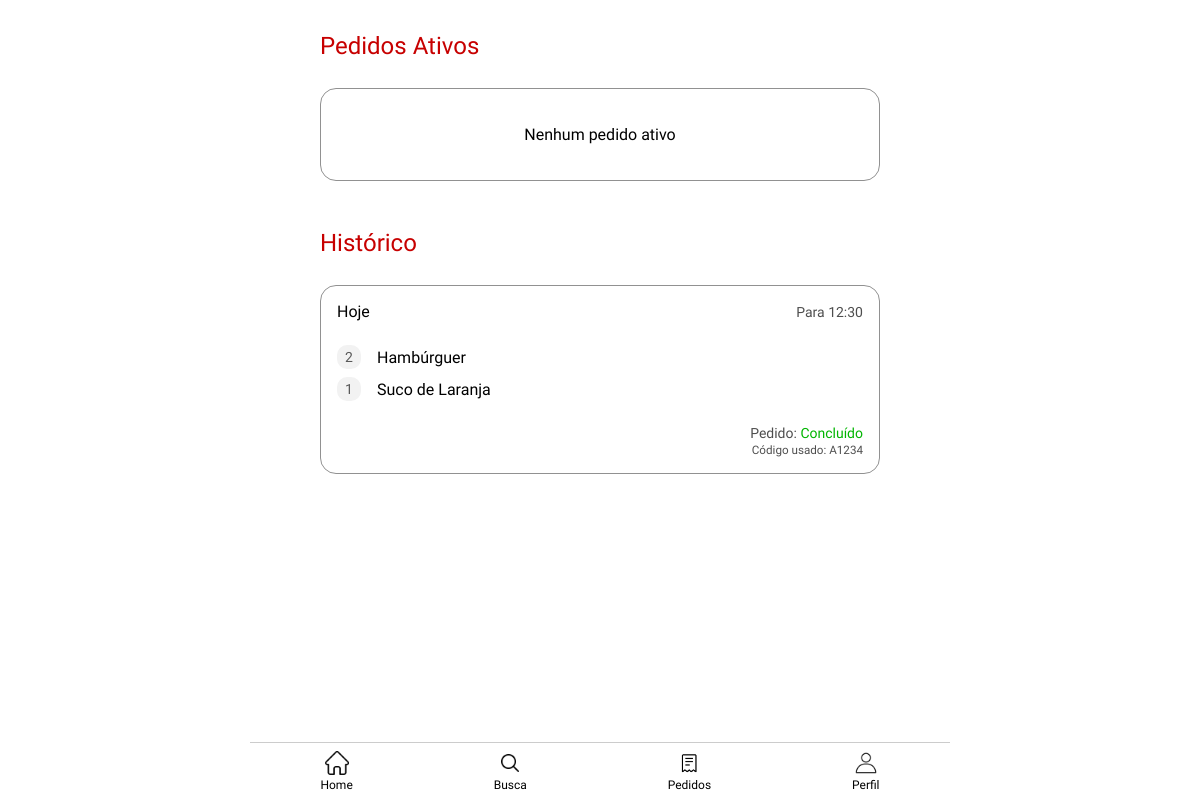
/UserLayer/pedidos.php (signed in), run on the app's committed database.
### tables this page shows
CREATE TABLE Pedidos (
    id_pedido INT AUTO_INCREMENT PRIMARY KEY,
    id_aluno INT NOT NULL,
    status VARCHAR(50) NOT NULL,
    codigo_retirada VARCHAR(20) NOT NULL UNIQUE,
    intervalo INT NOT NULL,
    forma_pagamento VARCHAR(50) NOT NULL,
    created_at DATETIME NOT NULL DEFAULT CURRENT_TIMESTAMP,

    update_by INT NULL, 
    updated_at DATETIME DEFAULT CURRENT_TIMESTAMP ON UPDATE CURRENT_TIMESTAMP,  

    CONSTRAINT fk_pedidos_aluno
        FOREIGN KEY (id_aluno) REFERENCES Alunos(id_aluno)
        ON UPDATE CASCADE
        ON DELETE RESTRICT, 

    CONSTRAINT fk_pedidos_intervalo
        FOREIGN KEY (intervalo) REFERENCES Intervalos(id_intervalo)
        ON UPDATE CASCADE
        ON DELETE RESTRICT
);

CREATE TABLE Intervalos (
    id_intervalo INT AUTO_INCREMENT PRIMARY KEY,
    nome VARCHAR(50) NOT NULL,
    horario_inicio TIME NOT NULL,
    horario_fim TIME NOT NULL,
    
    created_by INT NOT NULL,
    created_at DATETIME NOT NULL DEFAULT CURRENT_TIMESTAMP,

    update_by INT NULL, 
    updated_at DATETIME DEFAULT CURRENT_TIMESTAMP ON UPDATE CURRENT_TIMESTAMP,

    CONSTRAINT fk_intervalos_created_by
        FOREIGN KEY (created_by) REFERENCES Funcionarios(id_funcionario)
        ON UPDATE CASCADE
        ON DELETE RESTRICT,

    CONSTRAINT fk_intervalos_update_by 
        FOREIGN KEY (update_by) REFERENCES Funcionarios(id_funcionario)
        ON UPDATE CASCADE
        ON DELETE SET NULL 
);

### UserLayer/pedidos.php (the view, shortened to what this page needs)
<?php
$pdo = conectar();
$sql = "
    SELECT
        p.id_pedido,
        p.status,
        p.codigo_retirada,
        p.forma_pagamento,
        p.created_at,
        i.horario_inicio,
        GROUP_CONCAT(CONCAT(ip.quantidade, 'x ', pr.nome) SEPARATOR '||') as itens
    FROM pedidos p
    INNER JOIN intervalos i ON p.intervalo = i.id_intervalo
    INNER JOIN itens_pedido ip ON p.id_pedido = ip.id_pedido
    INNER JOIN produtos pr ON ip.id_produto = pr.id_produto
    WHERE p.id_aluno = :id_aluno
    GROUP BY p.id_pedido
    ORDER BY p.created_at DESC
";
$stmt = $pdo->prepare($sql);
$stmt->execute([':id_aluno' => $_SESSION['aluno_id']]);
$pedidos = $stmt->fetchAll(PDO::FETCH_ASSOC);
function formatarStatus($status) {
    $status_map = [
        'pendente' => 'Pendente',
        'confirmado' => 'Confirmado',
        'preparando' => 'Preparando',
        'pronto' => 'Pronto',
        'Concluído' => 'Concluído',
        'cancelado' => 'Cancelado'
    ];
    return $status_map[$status] ?? ucfirst($status);
}
function corStatus($status) {
    switch($status) {
        case 'Concluído': return 'green';
    }
}
$pedidos_ativos = [];
$pedidos_historico = [];
foreach ($pedidos as $pedido) {
    if (in_array($pedido['status'], ['Concluído', 'cancelado'])) {
        $pedidos_historico[] = $pedido;
    } else {
        $pedidos_ativos[] = $pedido;
    }
}
function formatarData($data) {
    $data_obj = new DateTime($data);
    $hoje = new DateTime();
    $ontem = clone $hoje;
    $ontem->modify('-1 day');
    if ($data_obj->format('Y-m-d') === $hoje->format('Y-m-d')) {
        return 'Hoje';
    } elseif ($data_obj->format('Y-m-d') === $ontem->format('Y-m-d')) {
        return 'Ontem';
    } else {
        return 'Dia ' . $data_obj->format('d/m');
    }
}
?>
<!DOCTYPE html>
<html lang="pt-br">
<head>
    <link rel="stylesheet" href="../style.css">
</head>
<body class="align-center">
    <main class="mobile-content align-center background-pedidos">
        <section class="pedidos kanit-regular">
            <h1>Pedidos Ativos</h1>
            <?php if (empty($pedidos_ativos)): ?>
                <div class="card-pedido">
                    <p style="text-align:center; padding:20px;">Nenhum pedido ativo</p>
                </div>
            <?php endif; ?>
        </section>
        <section class="pedidos kanit-regular">
            <h1>Histórico</h1>
            <?php if (empty($pedidos_historico)): ?>
                <div class="card-pedido">
                    <p style="text-align:center; padding:20px;">Nenhum pedido no histórico</p>
                </div>
            <?php else: ?>
                <div class="history-list">
                    <?php foreach ($pedidos_historico as $pedido): ?>
                        <div class="card-pedido">
                            <div class="data-pedido">
                                <p><?= formatarData($pedido['created_at']) ?></p>
                                <span class="horario">Para <?= date("H:i", strtotime($pedido['horario_inicio'])) ?></span>
                            </div>
                            <div class="itens-container">
                                <?php
                                $itens = explode('||', $pedido['itens']);
                                foreach ($itens as $item):
                                    list($quantidade, $nome) = explode('x ', $item, 2);
                                ?>
                                    <div class="item-pedido">
                                        <div class="item-quantidade"><?= $quantidade ?></div>
                                        <p><?= htmlspecialchars($nome) ?></p>
                                    </div>
                                <?php endforeach; ?>
                            </div>
                            <div class="status-pedido">
                                <p>Pedido: <span class="<?= corStatus($pedido['status']) ?>">
                                    <?= formatarStatus($pedido['status']) ?>
                                </span></p>
                                <?php if ($pedido['status'] === 'Concluído'): ?>
                                    <div class="codigo-retirada">
                                        <small>Código usado: <?= $pedido['codigo_retirada'] ?></small>
                                    </div>
                                <?php endif; ?>
                            </div>
                        </div>
                    <?php endforeach; ?>
                </div>
            <?php endif; ?>
        </section>
    </main>
    <footer class="mobile-content kanit-regular">
        <div class="nav-bar">
            <div class="nav-item">
                <a href="home.php"><img src="icons/home.png" alt=""></a>
                <a href="home.php">Home</a>
            </div>
            <div class="nav-item">
                <a href="busca.php" class="icon-busca"><img src="icons/procurar.png" alt=""></a>
                <a href="busca.php">Busca</a>
            </div>
            <div class="nav-item">
                <a href="pedidos.php" class="icon-pedidos"><img src="icons/pedidos.png" alt=""></a>
                <a href="pedidos.php">Pedidos</a>
            </div>
            <div class="nav-item">
                <a class="icon-perfil" href="perfil.php"><img src="icons/perfil.png" alt=""></a>
                <a href="perfil.php">Perfil</a>
            </div>
        </div>
    </footer>
</body>
</html>

### style.css (style rules this page uses)
* { margin: 0; padding: 0; box-sizing: border-box; }
main { flex: 1 1 auto; width: 100%; }
html, body { height: 100vh; width: 100vw; margin: 0; padding: 0; }
.green { color: rgb(1, 181, 1); }
a { text-decoration: none; color: inherit; }
img { max-width: 100%; height: auto; display: block; }
.mobile-content { max-width: 500px; margin: 0 auto; width: 100%; }
footer { position: fixed; bottom: 0; width: 100%; background-color: #ffffff; border-top: 1px solid #ccc; }
footer .nav-bar { display: flex; justify-content: space-around; padding: 0.5rem 0; }
footer .nav-bar img { width: 24px; height: 24px; margin-bottom: 0.2rem; }
footer .nav-bar .nav-item { display: flex; flex-direction: column; align-items: center; font-size: 0.75rem; }
.align-center { display: flex; flex-direction: column; align-items: center; width: 100vw; }
@media (min-width: 768px) { .mobile-content { max-width: 700px; } }
.kanit-regular { font-family: "Kanit", sans-serif; font-weight: 400; font-style: normal; }
.pedidos { width: 80%; margin-top: 2rem; display: flex; flex-direction: column; gap: 0.75rem; }
.pedidos h1 { color: #C70000; font-size: 1.5rem; font-weight: 400; margin-bottom: 1rem; }
.history-list { display: flex; flex-direction: column; gap: 1rem; overflow-y: auto; -webkit-overflow-scrolling: touch; max-height: calc(100vh - 500px); padding-bottom: 1rem; }
.card-pedido { width: 100%; border: #919191 solid 1px; border-radius: 1rem; padding: 1rem; margin-bottom: 1rem; display: flex; flex-direction: column; gap: 1rem; }
.data-pedido { display: flex; justify-content: space-between; align-items: center; margin-bottom: 0.5rem; }
.horario { font-size: 0.875rem; color: #4E4E4E; }
.itens-container { display: flex; flex-direction: column; gap: 0.5rem; }
.item-pedido { display: flex; gap: 1rem; align-items: center; }
.item-quantidade { background-color: #F2F2F2; color: #585858; border-radius: 10px; width: 24px; height: 24px; display: flex; align-items: center; justify-content: center; font-size: 0.875rem; font-family: "Kavoon", serif; font-weight: 400; font-style: normal; }
.status-pedido { font-size: 0.875rem; color: #4E4E4E; text-align: right; margin-top: 0.5rem; }

### data on the page
pedidos: created_at "Hoje", intervalo.horario_inicio "12:30", quantidade "2", nome "Hambúrguer", quantidade "1", nome "Suco de Laranja", status "Concluído", codigo_retirada "A1234"
